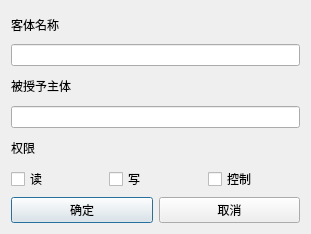
<?xml version="1.0" encoding="UTF-8"?>
<ui version="4.0">
 <class>Authorize</class>
 <widget class="QDialog" name="Authorize">
  <property name="geometry">
   <rect>
    <x>0</x>
    <y>0</y>
    <width>311</width>
    <height>234</height>
   </rect>
  </property>
  <property name="windowTitle">
   <string>Dialog</string>
  </property>
  <layout class="QVBoxLayout" name="verticalLayout_2">
   <item>
    <layout class="QVBoxLayout" name="verticalLayout">
     <item>
      <widget class="QLabel" name="label">
       <property name="text">
        <string>客体名称</string>
       </property>
      </widget>
     </item>
     <item>
      <widget class="QLineEdit" name="ObjName"/>
     </item>
     <item>
      <widget class="QLabel" name="label_2">
       <property name="text">
        <string>被授予主体</string>
       </property>
      </widget>
     </item>
     <item>
      <widget class="QLineEdit" name="UserName"/>
     </item>
     <item>
      <widget class="QLabel" name="label_3">
       <property name="text">
        <string>权限</string>
       </property>
      </widget>
     </item>
     <item>
      <layout class="QHBoxLayout" name="horizontalLayout_2">
       <item>
        <widget class="QCheckBox" name="checkBoxr">
         <property name="text">
          <string>读</string>
         </property>
        </widget>
       </item>
       <item>
        <widget class="QCheckBox" name="checkBoxw">
         <property name="text">
          <string>写</string>
         </property>
        </widget>
       </item>
       <item>
        <widget class="QCheckBox" name="checkBoxc">
         <property name="text">
          <string>控制</string>
         </property>
        </widget>
       </item>
      </layout>
     </item>
     <item>
      <layout class="QHBoxLayout" name="horizontalLayout">
       <item>
        <widget class="QPushButton" name="yesButton">
         <property name="text">
          <string>确定</string>
         </property>
        </widget>
       </item>
       <item>
        <widget class="QPushButton" name="closeButton">
         <property name="text">
          <string>取消</string>
         </property>
        </widget>
       </item>
      </layout>
     </item>
    </layout>
   </item>
  </layout>
 </widget>
 <resources/>
 <connections/>
</ui>
